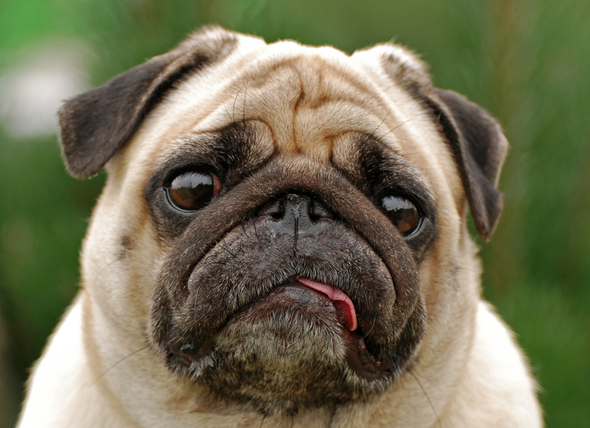
#> input picture python for computer vision/img/dog.jpg, 590 x 428 px
$ jupyter execute 'Unit 2 - Image Basics with OpenCV.ipynb'   (shell and % lines are left out)
#> lines starting #> are read from the running program, lines starting #| are printed output that depends on the picture; after the words box and inside, x2 and y2 are one past the last pixel; in counts of white or black regions, pixels touching at a corner belong together
# <font color="dark">Image basics with opencv</font>

## <font color="blue">Introduction</font>

在上一個單元我們已經知道如何使用 numpy 及 matplotlib 來開啟我們的圖片，以及如何將 RGB 三層的圖片分開來操作，

但那些程式碼的處理太多了，opencv 可以幫助我們快速的來處理這些影像 !

## <font color="blue">Open images file in notebook</font>

### Import library

[cell 1]
import numpy as np
import matplotlib.pyplot as plt
import cv2

### Open image

使用 cv2 的 imread() 可以馬上將圖片存近來，並轉換為 numpy array 的模式

[cell 2]
img = cv2.imread('img/dog.jpg')
#> img is the input picture: shape (428, 590, 3); mean B, G, R 85.1, 113, 115
type(img)

但是這有一個很大的風險，就是說如果我們的圖片路徑打錯，她並不會出現錯誤代碼，所以這時我們最好用 type() 去 double check 一下

[cell 3]
img2_wrong = cv2.imread('wrong_path/wrong.png')

[cell 4]
type(img2_wrong)

然而，在我們用 plt.imshow() 呈現圖片的時候，會感覺有點怪怪的，這是為什麼呢?

原因是 matplotlib 所預設的三原色的圖層依序為 RGB : Red, Green, Blue

但是 opencv 就偏偏不同調，它的圖層順序會改為 BGR : Blue, Green, Red

紅藍的比例跑掉了，當然圖片的呈現會怪怪的~

[cell 5]
plt.imshow(img)

還好 opencv 有內建的功能來幫助我們來修改這個錯誤，我們可以使用 cvtColor

[cell 6]
# cvtColor 可以進行色彩的轉換，第一個參數為我們的 image ， 第二個參數則為轉換的方式 cv2.COLOR_BGR2RGB(COLOR BGR to RGB)

fixed_img = cv2.cvtColor( img , cv2.COLOR_BGR2RGB)

[cell 7]
plt.imshow(fixed_img)

當然，有時候我們不想直接拿有色彩的圖片，因為她的 layer 多難處理，所以我們會想直接都轉成黑白的圖片

這樣我們直接在 imread 後面加 IMREAD_GRAYSCALE 即可

[cell 8]
img_gray = cv2.imread("img/dog.jpg", cv2.IMREAD_GRAYSCALE)
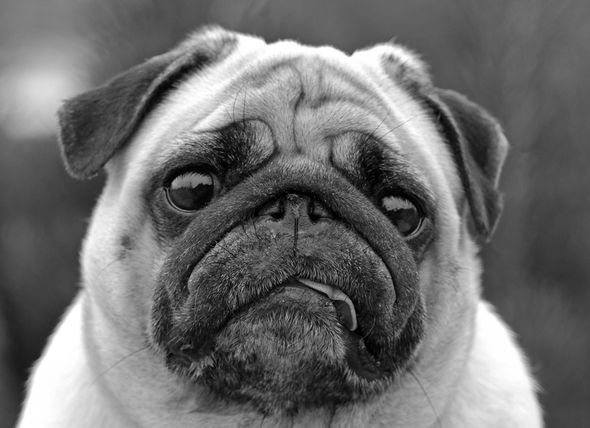
#> img_gray: shape (428, 590); min 0, max 255, mean 110.4

[cell 9]
img_gray.shape
#> Out = (428, 590)

[cell 10]
plt.imshow(img_gray,cmap='gray')

### Resizing image

當我們想要修改圖片的大小時，我們可以使用 resize 的方式來修改

我們先來看看我們現在圖片的大小

[cell 11]
fixed_img.shape
#> Out = (428, 590, 3)

我們先來基本的以像素來修改圖片的大小

[cell 12]
img_resize = cv2.resize(fixed_img, (256,256))
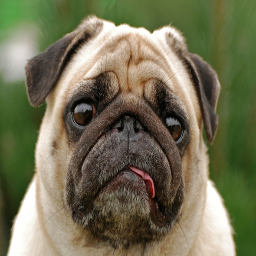
#> img_resize: shape (256, 256, 3); mean R, G, B 114.9, 112.8, 84.9

[cell 13]
plt.imshow(img_resize,cmap='gray')

[cell 14]
img_resize.shape
#> Out = (256, 256, 3)

當然，像素實在很難去拿捏，所以使用比例來修改圖片的大小也是很常見的方式

[cell 15]
# 先定義你要修改的圖片的大小，這邊是等比縮小 50 %
w_ratio = 0.5
h_ratio = 0.5

# 修改方式大致和修改像素類似，只是像素的地方記得使用(0,0) ，除非你想改變原比例，後面記得再打一次 image 再加上比例，不然會出現 error
img_resize = cv2.resize( fixed_img, (0,0), fixed_img, w_ratio , h_ratio)
#> img_resize: shape (214, 295, 3)

[cell 16]
plt.imshow(img_resize, cmap='gray')

[cell 17]
img_resize.shape
#> Out = (214, 295, 3)

### Flip image

圖片有時候我們會想要上像翻轉，或者是左右翻轉，這時候就使用 flip 來改變我們的圖片方向

在 Deep learning 的時候，我們會很常使用這方式來產生圖片增加我們的 data

[cell 18]
flip_img = cv2.flip( fixed_img , 0)
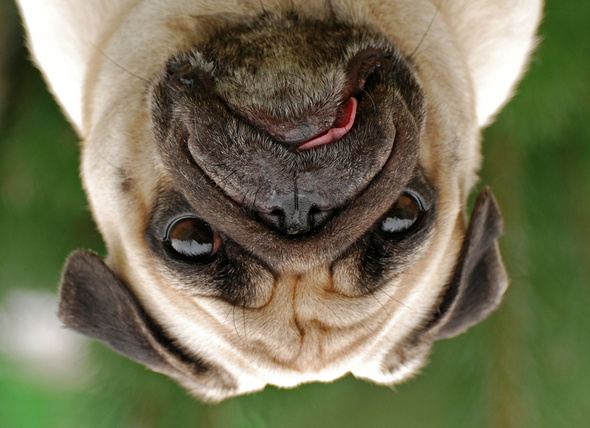
#> flip_img: shape (428, 590, 3); mean R, G, B 115, 113, 85.1

[cell 19]
plt.imshow(flip_img)

[cell 20]
flip_img = cv2.flip( fixed_img , 1)
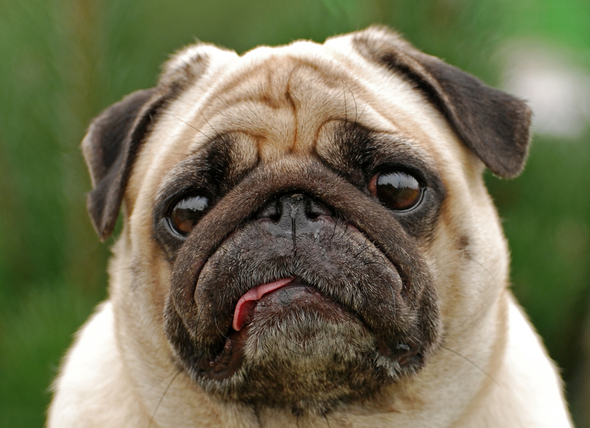
#> flip_img: shape (428, 590, 3); mean R, G, B 115, 113, 85.1
plt.imshow(flip_img)

### Save the image

我們可以使用 imwrite 來儲存我們的 image，但要注意，它存的圖層格式為 opencv 的圖層順序，所以呈現圖案顏色會有點怪怪的

[cell 21]
cv2.imwrite("img/New_picture.jpg",flip_img)
#> Out = True

[cell 22]
plt.imshow( cv2.imread("img/New_picture.jpg"))
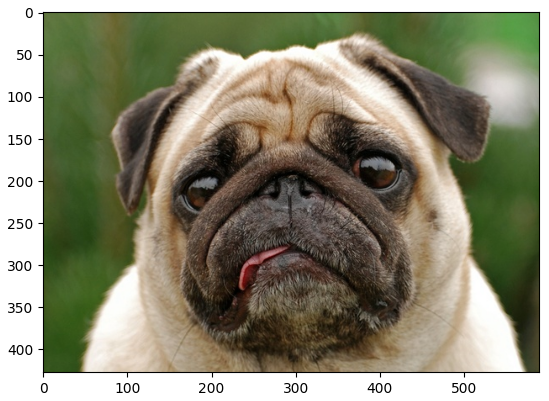
#> figure drawn by matplotlib, 1 panel; B, G, R data is drawn as R, G, B

### Change the image size in jupyter notebook

像我們上面看到的，不管像素怎麼改變，image 的圖片大小在 notebook 不會有太多的改變，那要怎麼改變呢?

我們可以調整 matplotlib 的參數來改變 figure 的 size

[cell 23]
# figsize 的單位是 inches

plt.figure(figsize=(10,5))
ax = plt.subplot(111)
ax.imshow(flip_img)

## <font color="blue">Drawing on Image with OpenCV</font>

[cell 24]
import numpy as np
import matplotlib.pyplot as plt
import cv2

我們先來做畫布吧~

[cell 25]
blank = np.zeros( (512,512,3) )
blank.shape

[cell 26]
plt.imshow(blank)

#### Draw Rectangle

cv2.rectangle( 你像畫的圖, 正方形左上點， 正方形右下點, color=(RGB顏色代碼), 邊界厚度)

[cell 27]
cv2.rectangle( blank, pt1=(200,200), pt2=(400,400), color=(255,0,0), thickness=5)
plt.imshow(blank)

#### Draw Circle

[cell 28]
cv2.circle( blank, center=(250,150), radius=50, color=(255,255,0), thickness=5)
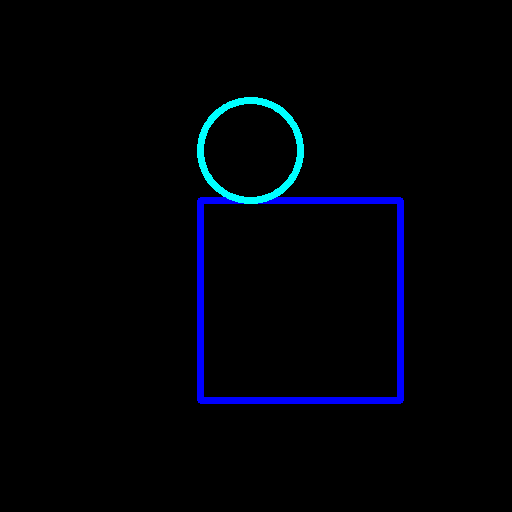
#> blank: shape (512, 512, 3) float64; mean of channels 0, 1, 2 7.3, 2.1, 0; drawn as B, G, R
plt.imshow(blank)

如果我們想要填滿的話，只要將邊界設成 -1 即可

[cell 29]
cv2.circle( blank, center=(350,150), radius=50, color=(255,255,255), thickness=-1)
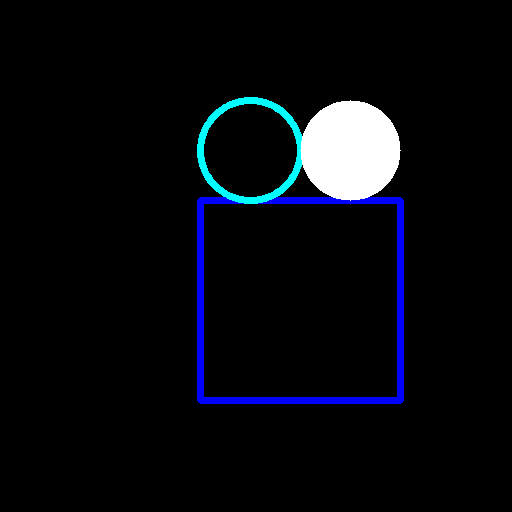
#> blank: shape (512, 512, 3) float64; 2.99% of pixels changed, all inside (x1, y1, x2, y2) = (300, 100, 401, 201); drawn as B, G, R
plt.imshow(blank)

#### Draw Line

[cell 30]
cv2.line( blank, pt1=(100,0), pt2=(100,500), color=(0,0,255), thickness=5)
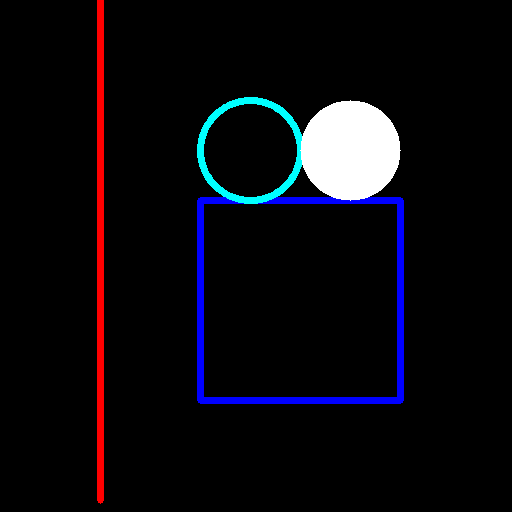
#> blank: shape (512, 512, 3) float64; 1.34% of pixels changed, all inside (x1, y1, x2, y2) = (97, 0, 104, 504); drawn as B, G, R
plt.imshow(blank)

#### Write Word on Image

org : 文字位置 ； fontFace : 字型 ； fontScale : 字體大小

[cell 31]
# 設定字型
font = cv2.FONT_HERSHEY_DUPLEX
cv2.putText( blank, text="Hello world", org=(150,450), fontFace=font, fontScale=1,
            color=(0,255,255), thickness=2, lineType=cv2.LINE_AA )
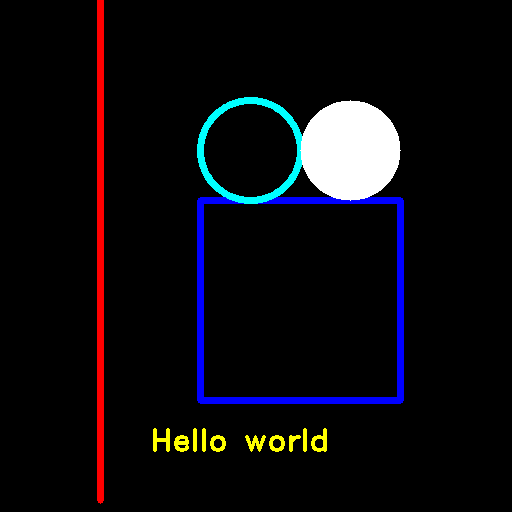
#> blank: shape (512, 512, 3) float64; 0.56% of pixels changed, all inside (x1, y1, x2, y2) = (153, 428, 327, 452); drawn as B, G, R
plt.imshow(blank)

#### Draw Polygon(多邊形)

[cell 32]
# 開新畫布

blank = np.zeros( (512,512,3) )
plt.imshow(blank)

[cell 33]
# definite vertices

vertices = np.array( [[100,150], [50,400], [350,230], [400,350]], dtype=int)
vertices.shape

[cell 34]
# transform to the 3d shape

pts = vertices.reshape(4,1,2)
pts.shape

[cell 35]
# these are

pts

[cell 36]
cv2.polylines( blank, [pts], isClosed=True, color=(255,255,0), thickness=5)
plt.imshow(blank)
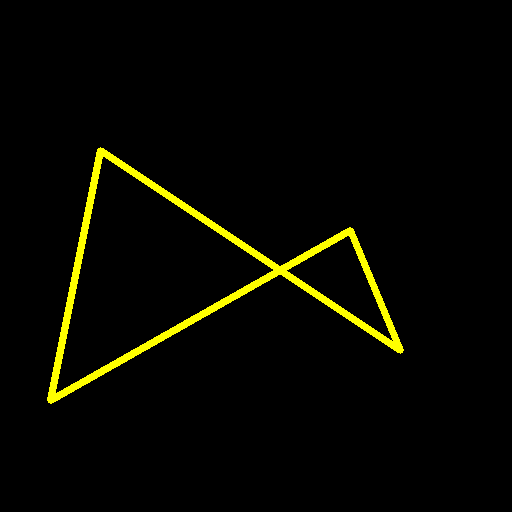
#> shown: shape (512, 512, 3) float64; mean R, G, B 0.029, 0.029, 0

## <font color="blue">Drawing on Image with your mouse</font>

#### Practice 1 : Draw the circle on Image

[cell 37]
import numpy as np
import matplotlib.pyplot as plt
import cv2


#==============================
#           Function
#==============================

# 建立 call back 函式。 event: 是我們的滑鼠事件 ； flags: 查看我們的拖曳事件 ； param 是自行定義的事件 ID
def draw_the_circle( event, x, y, flags, param):
    # 定義事件
    if event == cv2.EVENT_LBUTTONDOWN:
        # 畫圓
        cv2.circle( blank, (x,y), radius=20, color=(255,0,0), thickness=-1)

# 建立 call back 函式 和 Image 間的聯繫關係
cv2.namedWindow("Image")

# 建立我們的 callback 方式，並將它指定到我們的 callback 函式
# setMouseCallback : 當我們使用滑鼠做任何動作，它就會回傳你滑鼠的座標回來
cv2.setMouseCallback("Image", draw_the_circle)


#==============================
#         Show the Image
#==============================

blank = np.zeros( (256,256,3) )

while True:
    cv2.imshow("Image",blank)

    if cv2.waitKey(20) & 0xFF == 27:
#> (key Esc is pressed here)
        break

cv2.destroyAllWindows()

這邊有一點需要注意，setMouseCallback 所呼應的 callback function 具有四個參數 :
<ul>
    <li><font color="red">event</font> : 它會回傳我們的滑鼠事件，可能是按右鍵，按左鍵，右鍵雙擊，左鍵單擊 之類的</li>
    <li><font color="red">x, y </font> : 它會回傳我們的滑鼠事件的座標，x y 座標回傳</li>
    <li><font color="red">flags</font> : 它會回傳我們的滑鼠是否再進行拖曳事件</li>
    <li><font color="red">param</font> : param則是自己定義onMouse()事件的ID，在 GUI 設計時會用到</li>
</ul>

<font color="dark">這邊在簡短介紹一些常見的 event :</font>
<ul>
    <li>EVENT_MOUSEMOVE            滑動</li>
    <li>EVENT_LBUTTONDOWN          左鍵點擊</li>
    <li>EVENT_RBUTTONDOWN          右鍵點擊</li>
    <li>EVENT_MBUTTONDOWN          中鍵點擊</li>
    <li>EVENT_LBUTTONUP            左鍵放開</li>
    <li>EVENT_RBUTTONUP            右鍵放開</li>
    <li>EVENT_MBUTTONUP            中鍵放開</li>
    <li>EVENT_LBUTTONDBLCLK        左鍵雙擊</li>
    <li>EVENT_RBUTTONDBLCLK        右鍵雙擊</li>
    <li>EVENT_MBUTTONDBLCLK        中鍵雙擊</li>
</ul>

<font color="dark">這邊在簡短介紹一些常見的 flag :</font>
<ul>
    <li>EVENT_FLAG_LBUTTON   左鍵拖曳</li>
    <li>EVENT_FLAG_RBUTTON   右鍵拖曳</li>
    <li>EVENT_FLAG_MBUTTON   中鍵拖曳</li>
    <li>EVENT_FLAG_CTRLKEY   按Ctrl不放事件</li>
    <li>EVENT_FLAG_SHIFTKEY  按Shift不放事件</li>
    <li>EVENT_FLAG_ALTKEY    按Alt不放事件</li>
</ul>

#### Practice 2 : Draw the rectangle

[cell 38]
import numpy as np
import cv2

#==============================
#           Variable
#==============================

# drawing 這變數是設計用來確認我們滑鼠是否有保持在按下的狀態 or not
drawing = False

# ix,iy 是用來紀錄我們之前的座標用的
ix,iy = 1,1


#==============================
#           Function
#==============================

def draw_rectangle(events,x,y,flags,param):

    global drawing,ix,iy

    if events == cv2.EVENT_LBUTTONDOWN:
        drawing = True
        ix,iy = x,y

    elif events == cv2.EVENT_MOUSEMOVE:
        if drawing == True:
            cv2.rectangle( blank, (ix,iy), (x,y), color=(255,0,0), thickness=-1)

    elif events == cv2.EVENT_LBUTTONUP:
        drawing = False
        cv2.rectangle( blank, (ix,iy), (x,y), color=(255,0,0), thickness=-1)

#==============================
#         Show the Image
#==============================

# build the connection

cv2.namedWindow("Image")
cv2.setMouseCallback("Image",draw_rectangle)


# build the image

blank = np.zeros( (256,256,3) )

while True:
    cv2.imshow("Image",blank)

    if cv2.waitKey(20) & 0xFF == 27:
#> (key Esc is pressed here)
        break

cv2.destroyAllWindows()

#### Practice 3 : Choose the range of Image

[cell 39]
import numpy as np
import cv2

#==================
#     Variables
#==================
drawing = False
points = []

#==================
#     Function
#==================
def Choose_the_range(events,x,y,flags,param):
    global drawing,points

    if events == cv2.EVENT_LBUTTONDOWN:
        drawing = True
        points = [(x,y)]

    elif events == cv2.EVENT_LBUTTONUP:
        if drawing == True:
            points.append((x,y))
            cv2.rectangle( blank, points[0], points[1], color=(255,0,0), thickness=1)
            drawing = False

#==================
#      Image
#==================

# Set up the Mouse call back function

cv2.namedWindow("Image")
cv2.setMouseCallback("Image",Choose_the_range)

# The image source( Here use the numpy.zero to make array for example)
blank = np.zeros( (512,512,3) )
blank_restart = blank.copy()

while True:
    # Show the Image, and wait for the key
    cv2.imshow("Image",blank)
    key = cv2.waitKey(20) & 0xFF
#> (key Esc is pressed here)

$ run again, with python for computer vision/img/New_picture.jpg copied over python for computer vision/img/dog.jpg
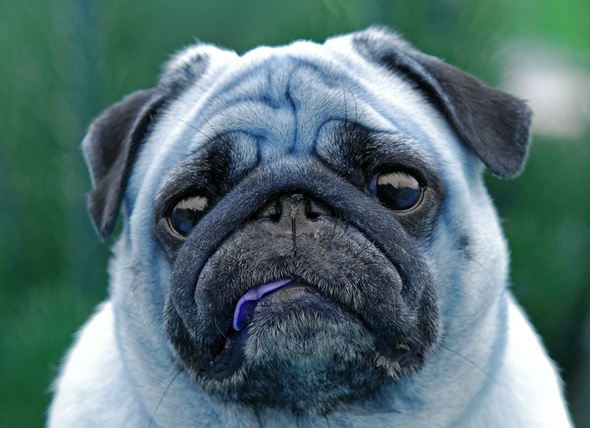
#> input picture python for computer vision/img/New_picture.jpg, 590 x 428 px
#> img is the input picture: shape (428, 590, 3); mean B, G, R 115, 113, 85.1
#> `flip_img = cv2.flip( fixed_img , 1)`:
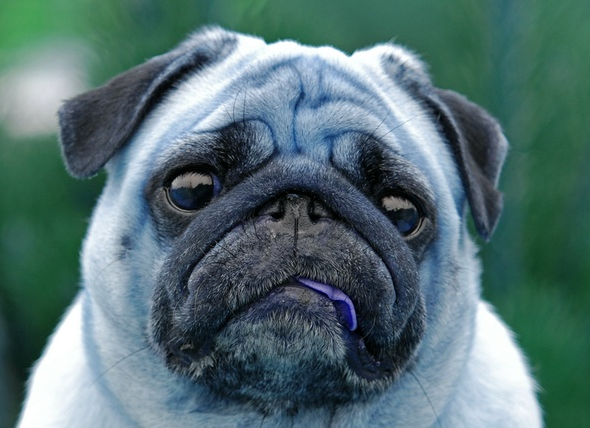
#> flip_img: shape (428, 590, 3); mean R, G, B 85.1, 113, 115
#> `cv2.imwrite("img/New_picture.jpg",flip_img)`: Out = True
#> `[cell 22] plt.imshow( cv2.imread("img/New_picture.jpg"))`:
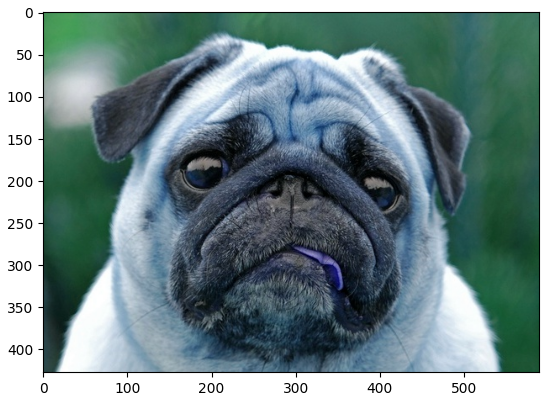
#> figure drawn by matplotlib, 1 panel; B, G, R data is drawn as R, G, B

$ run again, with python for computer vision/img/gradient.jpg copied over python for computer vision/img/dog.jpg
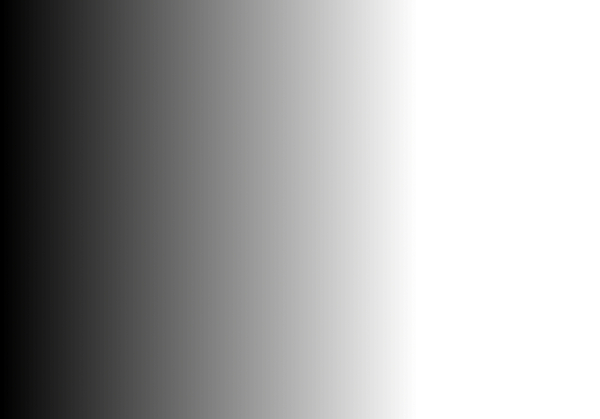
#> input picture python for computer vision/img/gradient.jpg, 600 x 419 px
#> img is the input picture: shape (419, 600, 3); mean B, G, R 165.6, 165.8, 165.8
#> `cv2.imwrite("img/New_picture.jpg",flip_img)`: Out = True
#> `[cell 22] plt.imshow( cv2.imread("img/New_picture.jpg"))`:
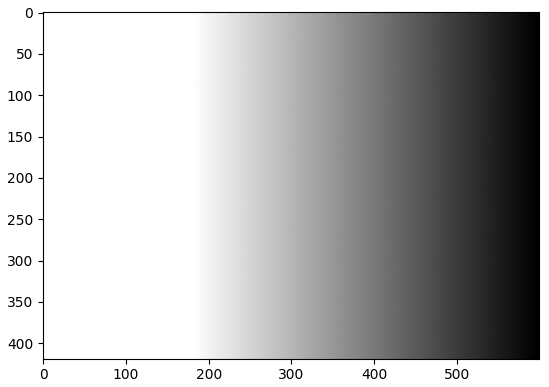
#> figure drawn by matplotlib, 1 panel; B, G, R data is drawn as R, G, B
